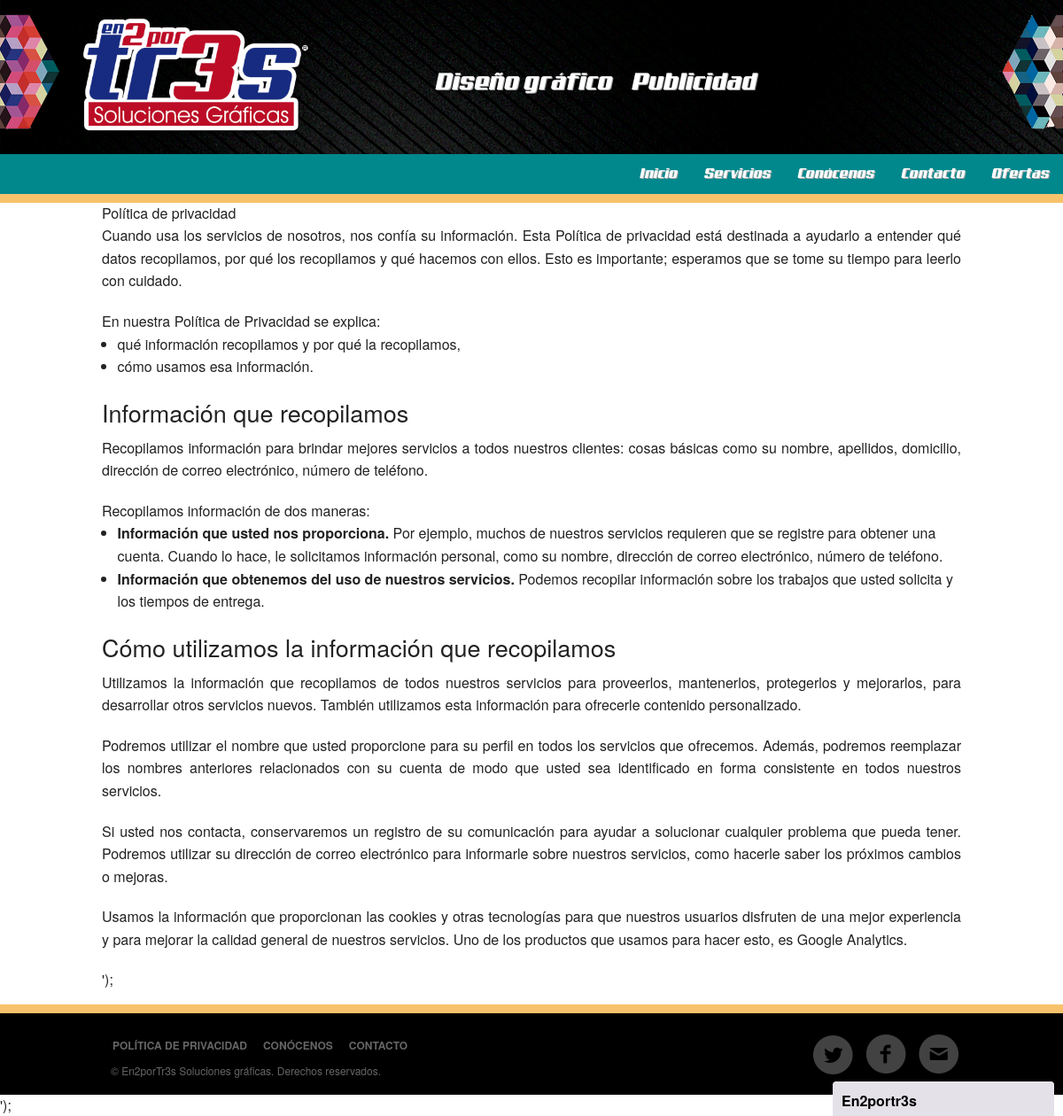
The page /registrados/privacidad (signed in) on the database its author committed.
### tables this page shows
CREATE TABLE IF NOT EXISTS content (
    id INT(10) NOT NULL AUTO_INCREMENT,
    kind VARCHAR(16) NOT NULL,
    page_id INT(10) NOT NULL,

    PRIMARY KEY (id),
    INDEX (page_id),

    FOREIGN KEY (page_id)
    REFERENCES page(id)
    ON UPDATE CASCADE
);

CREATE TABLE IF NOT EXISTS text_entry (
    id INT(10) NOT NULL AUTO_INCREMENT,
    body VARCHAR(21820) NOT NULL,
    lang_code VARCHAR(10) NOT NULL,
    since TIMESTAMP DEFAULT CURRENT_TIMESTAMP,
    modified TIMESTAMP DEFAULT CURRENT_TIMESTAMP ON UPDATE CURRENT_TIMESTAMP,
    content_id INT(10) NOT NULL,

    PRIMARY KEY (id),
    INDEX (content_id),

    FOREIGN KEY (content_id)
    REFERENCES content(id)
    ON UPDATE CASCADE
);

### registrados/index.php (called while the page is built, shortened)
<?php
spl_autoload_register(function ($qualified_class_name) {
    $vendor_name = "en2portr3s";
    $prefix = '';
    if (__NAMESPACE__) {
        $this_namespace = str_replace($vendor_name . '\\', '', __NAMESPACE__);
        $this_array = explode('\\', $this_namespace);
        for ($index = 0; $index < count($this_array); $index++) {
            $prefix .= '../';
        }
    }
    $class_name_position = strripos($qualified_class_name, '\\') + 1;
    $class_name = substr($qualified_class_name, $class_name_position);
    $namespaces = str_replace(array($vendor_name . '\\', $class_name), '', $qualified_class_name);
    $route = str_replace('\\', '/', $namespaces);
});
    ?>

### registrados/library/View.php (the view, shortened to what this page needs)
<?php
class View extends Response {
    protected $data;
    protected $html;
    protected $name;
    protected $vars = [];
    public function __construct($name, $vars = []) {
        $this->name = $name;
        $this->vars = $vars;
    }
    public function getTemplate() {
        $layout = file_get_contents('view/layout.tpl.php');
        $file = 'view/' . $this->name . '.tpl.php';
        $content = file_get_contents($file);
        $template = str_replace('{tpl_content}', $content, $layout);
        $this->html = $template;
    }
    public function getData() {
        $page = new Page();
        $page->select($this->name);
        $this->data = $page->getContent();
    }
    public function getVars() {
        return $this->vars;
    }
    function compose() {
        foreach ($this->data as $item) {
            switch ($item['kind']) {
                case 'text':
                    $this->html = str_replace('{tpl_content_' . $item['id'] . '_body}', $item['body'], $this->html);
                    break;
            }
        }
    }
    public function output() {
        $html = $this->html;
        $vars = $this->getVars();
        call_user_func(function () use ($html, $vars) {
            extract($vars);
            echo $html;
        });
    }
}

### registrados/view/css/app.css (style rules this page uses)
#page-content { margin-bottom: 1.4%; }
p { text-align: justify !important; }
p.ul { margin-bottom: 0; }
div#page-content { display: inherit; }
#top_upper, #top_middle, #top_lower { max-width: 100%; }
#top_upper { background-image: url("../img/top_upper.png"); }
#top_upper .row { max-width: 100%; }
@media only screen and (min-width: 1200px) { #titulo { padding-top:6%; float:left; } }
#titulo { padding-top:6%; float: left; margin-left: 7%; }
@media only screen and (max-width: 1200px) { .derecha, .izquierda { padding-bottom: 1%; } }
.derecha { float:right; }
.izquierda { float:left; }
.derecha, .izquierda { height: 162px; padding-top:1%; }
#top_upper img.logo { margin-top: 0.7rem; margin-bottom: 0.7rem; }
#top_upper ul.inline-list h3 { font-family: Aero; color: #fff; text-shadow: 1px 1px #a1a1a1; }
#top_middle { background-image: url("../img/top_middle.png"); }
#top_middle .row { max-width: 100%; }
#top_middle nav.top-bar { background: transparent; }
#top_lower { background-image: url("../img/top_lower.png"); height: 10px; }
.top-bar-section li:not(.has-form) a:not(.button) { background-image: url("../img/top_middle.png"); }
.top-bar-section ul li > a { font-family: Aero; font-size: 1rem; text-shadow: 1px 1px #a1a1a1; }
#bottom { max-width: 100%; padding: 24px 0 10px; background-color: #000; }
#bottom ul.inline-list { margin: 0; display: inline-block; padding-bottom: 0px; }
#bottom ul.inline-list li { display: block; float: left; margin-left: 6px; text-transform: uppercase; font-weight: 700; font-size: 0.75rem; }
#bottom ul.inline-list li a { color: #666666; padding: 3px 6px; }
p.copyright { margin: 6px 0 0 10px; font-size: 0.75rem; color: #666; }
#bottom ul.home-social { display: block; float: right; margin-bottom: 8px; }
#bottom ul.home-social li { list-style: none; display: block; float: left; margin-left: 10px; }
#bottom ul.home-social li:first-child { margin-left: 0; }
#bottom ul.home-social li a { display: block; height: 50px; width: 50px; background: url("../img/social.png") no-repeat center 0; }
#bottom ul.home-social li a.twitter { background-position: center 0; }
#bottom ul.home-social li a.facebook { background-position: center -200px; }
#bottom ul.home-social li a.mail { background-position: center -400px; }
.msg_box { position: fixed; bottom: -5px; width: 250px; background: #EEF2E7; border-radius: 5px 5px 0px 0px; z-index: 100; }
.msg_head { background: #E4E2E8; color: black; padding: 10px; font-weight: bold; cursor: pointer; border-radius: 4px 4px 0px 0px; }

### rows shown on the page
content: id.body (picture), id.body "Diseño gráfico Publicidad Inicio Servicios Conócenos Contacto Ofertas Política de privacidad Cuando usa los servicios de nosotros, nos confía su información. Esta Política de privacidad está destinada a ayudarlo a entender qué datos recopilamos, por qué los recopilamos y qué hacemos con ellos. Esto es importante; esperamos que se tome su tiempo para leerlo con cuidado. En nuestra Política de Privacidad se explica: qué información recopilamos y por qué la recopilamos, cómo usamos esa información. Información que recopilamos Recopilamos información para brindar mejores servicios a todos nuestros clientes: cosas básicas como su nombre, apellidos, domicilio, dirección de correo electrónico,…"
